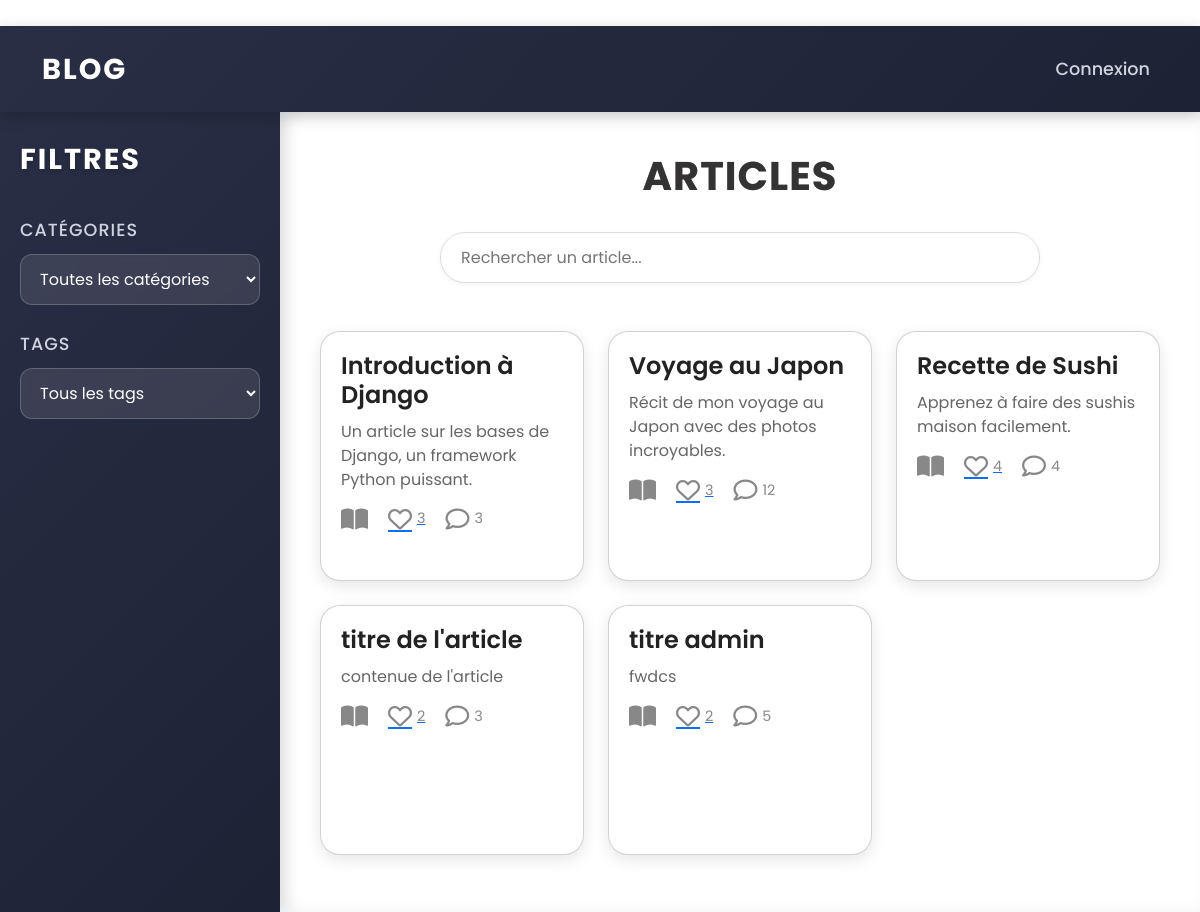
Before: / with the older database file.
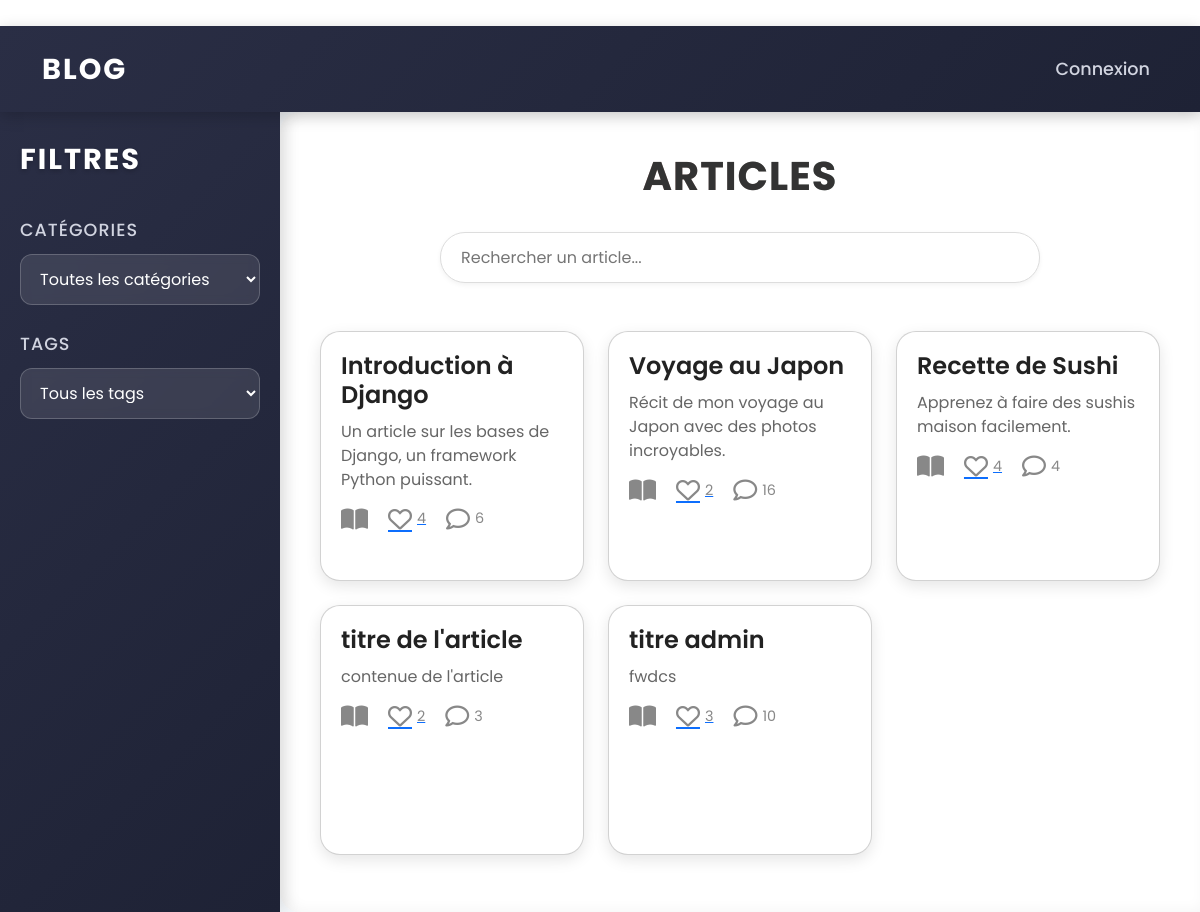
After: the same page with the newer database file.
### blog/models.py (models this page shows, shortened)
class Article(models.Model):
    title = models.CharField(max_length=200)
    content = models.TextField()
    author = models.ForeignKey(User, on_delete=models.CASCADE)
    category = models.ForeignKey(Category, on_delete=models.SET_NULL, null=True)
    tags = models.ManyToManyField(Tag)
    created_at = models.DateTimeField(auto_now_add=True)
    updated_at = models.DateTimeField(auto_now=True)
    views = models.PositiveIntegerField(default=0)
    likes = models.ManyToManyField(User, related_name='liked_articles', blank=True)

### blog/views.py (the view, shortened to what this page needs)
# urls.py: path('', views.home, name='home'),
def home(request):
    articles = Article.objects.all()
    categories = Category.objects.all()
    tags = Tag.objects.all()
    query = request.GET.get('q', '')
    category_filter = request.GET.get('category', '')
    tag_filter = request.GET.get('tag', '')
    if query:
        articles = articles.filter(title__icontains=query)
    if category_filter:
        articles = articles.filter(category__name=category_filter)
    if tag_filter:
        articles = articles.filter(tags__name=tag_filter)
    unread_notifications = 0
    if request.user.is_authenticated:
        unread_notifications = Notification.objects.filter(user=request.user, is_read=False).count()
    return render(request, 'blog/home.html', {
        'articles': articles,
        'categories': categories,
        'tags': tags,
        'category_filter': category_filter,
        'tag_filter': tag_filter,
        'unread_notifications': unread_notifications,
    })

### blog/templates/blog/home.html (shortened to what this page needs)
﻿{% extends 'blog/base.html' %}
{% block content %}
    <div class="container-fluid modern-layout">
        <aside class="sidebar">
            <div class="sidebar-header">
                <h2 class="sidebar-title">Filtres</h2>
            </div>
            <div class="filter-section">
                <div class="filter-group">
                    <label for="category-filter" class="filter-label">Catégories</label>
                    <select name="category" id="category-filter" class="filter-select">
                        <option value="">Toutes les catégories</option>
                    </select>
                </div>
                <div class="filter-group">
                    <label for="tag-filter" class="filter-label">Tags</label>
                    <select name="tag" id="tag-filter" class="filter-select">
                        <option value="">Tous les tags</option>
                    </select>
                </div>
            </div>
        </aside>
        <main class="main-content">
            <h1 class="page-title">Articles</h1>
            <div class="search-container mb-5">
                <input type="text" id="article-search" class="search-input" placeholder="Rechercher un article...">
            </div>
            <div class="row g-4" id="article-list">
                {% for article in articles %}
                    <div class="col-md-4">
                        <div class="card article-card">
                            <div class="card-content">
                                <h5 class="card-title">{{ article.title }}</h5>
                                <p class="card-text">{{ article.content|truncatewords:20 }}</p>
                                <div class="action-bar">
                                    <label class="action-icon read-icon">
                                        <span class="icon-wrapper">
                                            <i class="fas fa-book-open unchecked"></i>
                                        </span>
                                    </label>
                                    {% if user.is_authenticated %}
                                        <label class="action-icon like-icon">
                                            <input type="checkbox" class="like-check" data-article-id="{{ article.id }}"
                                                {% if user in article.likes.all %}checked{% endif %}>
                                            <span class="icon-wrapper">
                                                <i class="far fa-heart unchecked"></i>
                                                <i class="fas fa-heart checked"></i>
                                                <span class="ripple"></span>
                                                <span class="like-count">{{ article.likes.count }}</span>
                                            </span>
                                        </label>
                                    {% else %}
                                        <a href="{% url 'login' %}?next={% url 'like_article' article.id %}" class="action-icon like-icon static">
                                            <span class="icon-wrapper">
                                                <i class="far fa-heart"></i>
                                                <span class="like-count">{{ article.likes.count }}</span>
                                            </span>
                                        </a>
                                    {% endif %}
                                    <label class="action-icon comment-icon">
                                        <span class="icon-wrapper">
                                            <i class="far fa-comment unchecked"></i>
                                            <span class="comment-count">{{ article.comments.count }}</span>
                                        </span>
                                    </label>
                                </div>
                            </div>
                        </div>
                    </div>
                {% empty %}
                    <p class="no-content">Aucun article trouvé.</p>
                {% endfor %}
            </div>
        </main>
    </div>
{% endblock %}

### blog/templates/blog/base.html (shortened to what this page needs)
﻿<!DOCTYPE html>
<html lang="fr">
<head>
    <link href="https://cdn.jsdelivr.net/npm/bootstrap@5.3.0/dist/css/bootstrap.min.css" rel="stylesheet">
    <link rel="stylesheet" href="https://cdnjs.cloudflare.com/ajax/libs/font-awesome/6.0.0-beta3/css/all.min.css">
</head>
<body>
    <nav class="navbar navbar-expand-lg">
        <div class="container">
            <a class="navbar-brand" href="{% url 'home' %}">Blog</a>
            <div class="collapse navbar-collapse" id="navbarNav">
                <ul class="navbar-nav ms-auto">
                    {% if user.is_authenticated %}
                        <li class="nav-item"><a class="nav-link" href="{% url 'create_article' %}">Créer un article</a></li>
                        <li class="nav-item"><a class="nav-link" href="{% url 'profile' %}">Profil</a></li>
                        <li class="nav-item">
                            <a class="nav-link" href="{% url 'profile' %}?tab=notifications">
                                <i class="fas fa-bell"></i>
                                {% if unread_notifications > 0 %}
                                    <span class="badge bg-danger rounded-pill">{{ unread_notifications }}</span>
                                {% endif %}
                            </a>
                        </li>
                        <li class="nav-item">
                            <form method="post" action="{% url 'logout' %}" style="display:inline;">
                                {% csrf_token %}
                                <button type="submit" class="nav-link btn btn-link">Déconnexion</button>
                            </form>
                        </li>
                    {% else %}
                        <li class="nav-item"><a class="nav-link" href="{% url 'login' %}">Connexion</a></li>
                    {% endif %}
                </ul>
            </div>
        </div>
    </nav>
    <div class="container mt-4">
        {% block content %}{% endblock %}
    </div>
</body>
</html>

### blog/templates/blog/base.html (style rules this page uses)
* { margin: 0; padding: 0; box-sizing: border-box; font-family: 'Poppins', sans-serif; }
body { background: #fff; color: #2a2e45; line-height: 1.6; overflow-x: hidden; }
.navbar { background: linear-gradient(135deg, #2a2e45 0%, #1e2235 100%); padding: 15px 0; box-shadow: 0 4px 15px rgba(0, 0, 0, 0.2); position: sticky; top: 0; z-index: 1000; }
.navbar-brand { font-size: 1.8rem; font-weight: 700; color: #fff; text-transform: uppercase; letter-spacing: 2px; transition: color 0.3s ease; }
.navbar-nav .nav-link { color: #d1d4e0; font-size: 1.1rem; font-weight: 500; padding: 10px 15px; transition: all 0.3s ease; }
.container.mt-4 { padding: 0; max-width: 100%; }

### blog/templates/blog/home.html (style rules this page uses)
.container.mt-4 { margin: 0px !important; }
.modern-layout { display: flex; min-height: 100vh; background: #f4f7fa; padding: 0; }
.sidebar { position: sticky; top: 0; width: 280px; height: 100vh; background: linear-gradient(135deg, #2a2e45 0%, #1e2235 100%); color: #fff; padding: 30px 20px; box-shadow: 5px 0 15px rgba(0, 0, 0, 0.1); overflow-y: auto; transition: width 0.3s ease; }
.sidebar-header { margin-bottom: 40px; }
.sidebar-title { font-size: 1.8rem; font-weight: 700; color: #fff; text-transform: uppercase; letter-spacing: 2px; text-shadow: 0 2px 4px rgba(0, 0, 0, 0.2); }
.filter-section { display: flex; flex-direction: column; gap: 25px; }
.filter-group { display: flex; flex-direction: column; gap: 10px; }
.filter-label { font-size: 1.1rem; font-weight: 500; color: #d1d4e0; text-transform: uppercase; letter-spacing: 1px; }
.filter-select { background: rgba(255, 255, 255, 0.1); border: 1px solid rgba(255, 255, 255, 0.2); border-radius: 12px; padding: 12px 15px; color: #fff; font-size: 1rem; transition: all 0.3s ease; backdrop-filter: blur(5px); -webkit-backdrop-filter: blur(5px); }
.filter-select option { background: #2a2e45; color: #fff; }
.main-content { flex: 1; padding: 40px; background: #fff; border-radius: 20px 0 0 20px; box-shadow: inset 5px 0 15px rgba(0, 0, 0, 0.05); }
.page-title { font-size: 2.5rem; font-weight: 800; color: #2a2e45; text-align: center; margin-bottom: 40px; background: linear-gradient(45deg, #ff6b6b, #4ecdc4); -webkit-background-clip: text; background-clip: text; color: transparent; text-transform: uppercase; letter-spacing: 2px; }
.page-title { font-size: 2.5rem; font-weight: 700; color: #333; text-align: center; margin-bottom: 2rem; text-transform: uppercase; letter-spacing: 1px; }
.article-card { background: #fff; border-radius: 20px; box-shadow: 0 5px 15px rgba(0, 0, 0, 0.1); overflow: hidden; transition: all 0.4s ease; min-height: 250px; position: relative; }
.card-content { padding: 20px; position: relative; z-index: 1; }
.card-title { font-size: 1.5rem; font-weight: 600; color: #222; margin-bottom: 10px; line-height: 1.2; }
.card-text { font-size: 1rem; color: #666; margin-bottom: 15px; line-height: 1.5; }
.action-bar { display: flex; gap: 20px; align-items: center; justify-content: flex-start; }
.action-icon { position: relative; display: inline-flex; align-items: center; cursor: pointer; }
.icon-wrapper { position: relative; display: flex; align-items: center; font-size: 1.5rem; color: #888; transition: color 0.3s ease; }
.icon-wrapper .unchecked { display: inline; }
.like-count, .comment-count { font-size: 0.9rem; color: #888; margin-left: 5px; transition: color 0.3s ease; }
.search-container { position: relative; max-width: 600px; margin: 0 auto 40px; }
.search-input { width: 100%; border-radius: 25px; padding: 12px 20px; font-size: 1rem; border: 1px solid #ddd; box-shadow: 0 2px 5px rgba(0, 0, 0, 0.05); transition: all 0.3s ease; }

Changed rows visible on the page:
changed Article "Introduction à Django": likes.count "3" → "4"; comments.count "3" → "6"
changed Article "Voyage au Japon": likes.count "3" → "2"; comments.count "12" → "16"
changed Article "titre admin": likes.count "2" → "3"; comments.count "5" → "10"
